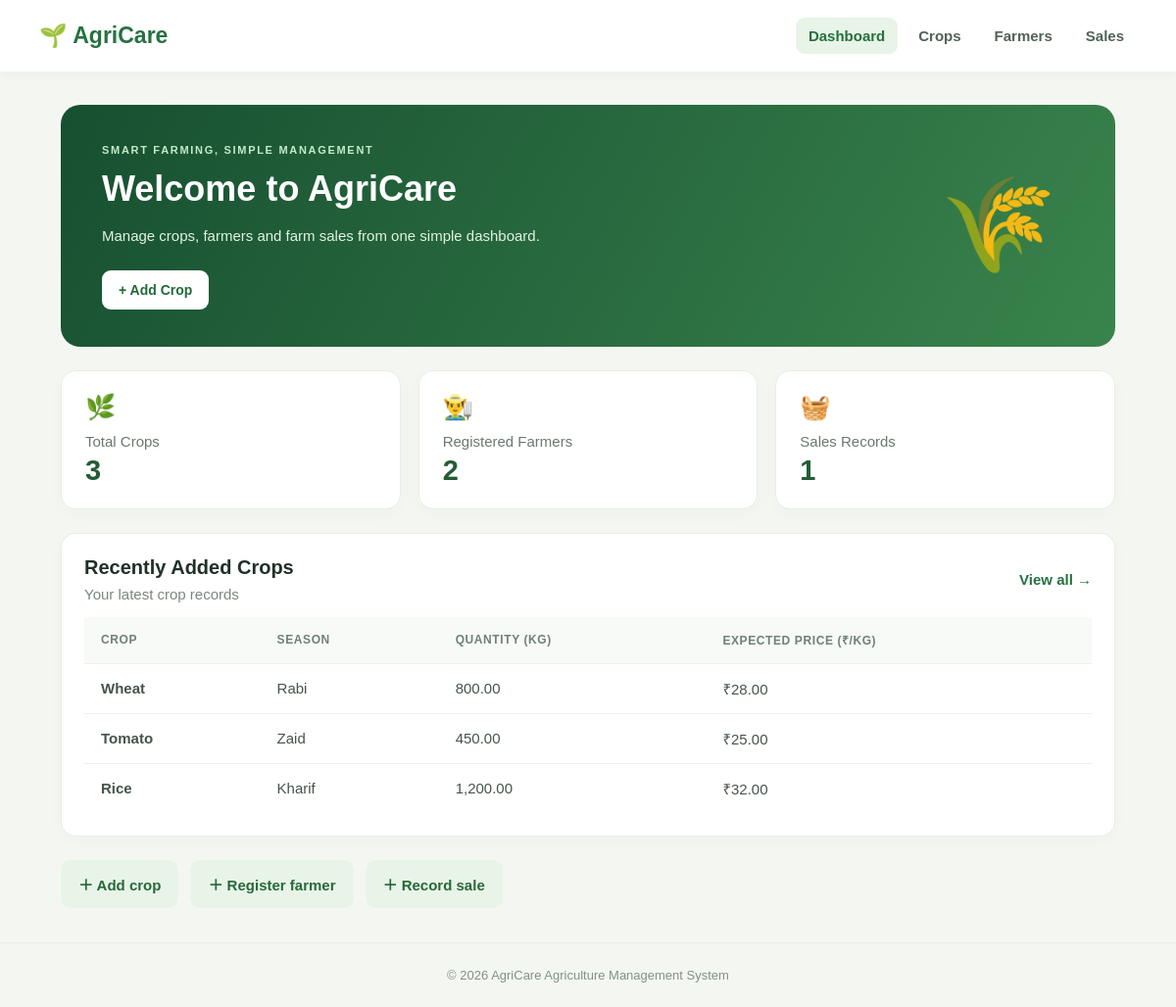
The page / on the database its author committed.
### tables this page shows
CREATE TABLE IF NOT EXISTS crops (
  id INT AUTO_INCREMENT PRIMARY KEY,
  crop_name VARCHAR(100) NOT NULL,
  season VARCHAR(40) NOT NULL,
  quantity_kg DECIMAL(10,2) NOT NULL DEFAULT 0,
  price_per_kg DECIMAL(10,2) NOT NULL DEFAULT 0,
  planting_date DATE NULL,
  notes TEXT NULL,
  created_at TIMESTAMP DEFAULT CURRENT_TIMESTAMP
);

### index.php (the view)
<?php
require_once "db.php";
$totalCrops = mysqli_fetch_assoc(mysqli_query($conn, "SELECT COUNT(*) AS total FROM crops"))["total"];
$totalFarmers = mysqli_fetch_assoc(mysqli_query($conn, "SELECT COUNT(*) AS total FROM farmers"))["total"];
$totalSales = mysqli_fetch_assoc(mysqli_query($conn, "SELECT COUNT(*) AS total FROM sales"))["total"];
$recent = mysqli_query($conn, "SELECT * FROM crops ORDER BY id DESC LIMIT 5");
?>
<!DOCTYPE html>
<html lang="en">
<head><meta charset="utf-8"><meta name="viewport" content="width=device-width, initial-scale=1">
<title>AgriCare | Agriculture Management</title><link rel="stylesheet" href="style.css"></head>
<body>
<header class="topbar"><div class="brand">🌱 AgriCare</div><nav>
<a class="active" href="index.php">Dashboard</a><a href="crops.php">Crops</a><a href="farmers.php">Farmers</a><a href="sales.php">Sales</a>
</nav></header>
<main class="container">
<section class="hero"><div><p class="eyebrow">SMART FARMING, SIMPLE MANAGEMENT</p><h1>Welcome to AgriCare</h1><p>Manage crops, farmers and farm sales from one simple dashboard.</p><a class="btn" href="crop_add.php">+ Add Crop</a></div><div class="hero-icon">🌾</div></section>
<section class="stats">
<div class="stat"><span>🌿</span><p>Total Crops</p><strong><?php echo $totalCrops; ?></strong></div>
<div class="stat"><span>👨‍🌾</span><p>Registered Farmers</p><strong><?php echo $totalFarmers; ?></strong></div>
<div class="stat"><span>🧺</span><p>Sales Records</p><strong><?php echo $totalSales; ?></strong></div>
</section>
<section class="panel"><div class="panel-heading"><div><h2>Recently Added Crops</h2><p>Your latest crop records</p></div><a href="crops.php">View all →</a></div>
<div class="table-wrap"><table><thead><tr><th>Crop</th><th>Season</th><th>Quantity (kg)</th><th>Expected Price (₹/kg)</th></tr></thead><tbody>
<?php if (mysqli_num_rows($recent) > 0) { while ($row = mysqli_fetch_assoc($recent)) { ?>
<tr><td><strong><?php echo htmlspecialchars($row["crop_name"]); ?></strong></td><td><?php echo htmlspecialchars($row["season"]); ?></td><td><?php echo number_format((float)$row["quantity_kg"], 2); ?></td><td>₹<?php echo number_format((float)$row["price_per_kg"], 2); ?></td></tr>
<?php }} else { ?><tr><td colspan="4">No crops added yet. <a href="crop_add.php">Add your first crop</a>.</td></tr><?php } ?>
</tbody></table></div></section>
<div class="quick-links"><a href="crop_add.php">＋ Add crop</a><a href="farmer_add.php">＋ Register farmer</a><a href="sale_add.php">＋ Record sale</a></div>
</main><footer>© <?php echo date("Y"); ?> AgriCare Agriculture Management System</footer></body></html>

### style.css (style rules this page uses)
* { box-sizing:border-box }
body { margin:0;background:#f4f7f1;color:#203128;font-family:Arial,Helvetica,sans-serif;font-size:15px }
.topbar { background:#fff;display:flex;align-items:center;justify-content:space-between;padding:18px max(calc((100% - 1120px)/2),24px);gap:24px;box-shadow:0 2px 12px #18351b0b }
.brand { font-size:23px;font-weight:800;color:#267143;white-space:nowrap }
nav { display:flex;gap:8px;flex-wrap:wrap }
nav a { color:#526258;text-decoration:none;padding:10px 13px;border-radius:9px;font-weight:600 }
nav a:hover,nav a.active { background:#e8f4e8;color:#24703d }
.container { max-width:1120px;margin:34px auto;padding:0 22px }
.hero { background:linear-gradient(120deg,#174f31,#39844c);border-radius:20px;color:white;padding:38px 42px;display:flex;justify-content:space-between;align-items:center;min-height:235px;overflow:hidden }
.hero h1 { font-size:36px;margin:8px 0 12px }
.hero p { color:#e3f2e5;line-height:1.6 }
.eyebrow { font-size:11px;letter-spacing:1.7px;font-weight:800;color:#4e9a60;margin:0 0 9px }
.hero .eyebrow { color:#c5ebc9 }
.hero-icon { font-size:95px;opacity:.95;padding:0 18px }
.btn { display:inline-block;border:0;background:#2d7b45;color:white;padding:12px 17px;border-radius:9px;text-decoration:none;font-size:14px;font-weight:700;cursor:pointer }
.hero .btn { background:white;color:#236a39;margin-top:8px }
.stats { display:grid;grid-template-columns:repeat(3,1fr);gap:18px;margin:24px 0 }
.stat,.panel { background:white;border:1px solid #e7ede5;border-radius:15px;box-shadow:0 5px 18px #153b1706 }
.stat { padding:22px 24px }
.stat span { font-size:25px }
.stat p { color:#6b786f;margin:12px 0 5px }
.stat strong { font-size:29px;color:#245c36 }
.panel { padding:23px;margin-bottom:24px }
.panel-heading { display:flex;justify-content:space-between;align-items:center;gap:15px;margin-bottom:15px }
.panel-heading h2 { font-size:20px;margin:0 0 7px }
.panel-heading p,.page-heading p { margin:0;color:#7b877e }
.panel-heading a { color:#267143;text-decoration:none;font-weight:bold }
.table-wrap { overflow-x:auto }
table { width:100%;border-collapse:collapse;white-space:nowrap }
th,td { text-align:left;padding:15px 17px;border-bottom:1px solid #edf0eb }
th { font-size:12px;text-transform:uppercase;letter-spacing:.6px;color:#718076;background:#f8faf7 }
td { color:#45544a }
tr:last-child td { border-bottom:0 }
.quick-links { display:flex;gap:12px;flex-wrap:wrap;margin:0 0 35px }
.quick-links a { background:#e8f4e8;color:#27683a;padding:14px 18px;border-radius:10px;text-decoration:none;font-weight:700 }
footer { text-align:center;padding:25px;color:#839087;font-size:13px;border-top:1px solid #e6ece4;margin-top:30px }

### rows shown on the page
crops: crop_name "Wheat", season "Rabi", quantity_kg "800.00", price_per_kg "28.00"
crops: crop_name "Tomato", season "Zaid", quantity_kg "450.00", price_per_kg "25.00"
crops: crop_name "Rice", season "Kharif", quantity_kg "1,200.00", price_per_kg "32.00"

### other values the page prints
$totalCrops "3"
$totalFarmers "2"
$totalSales "1"
